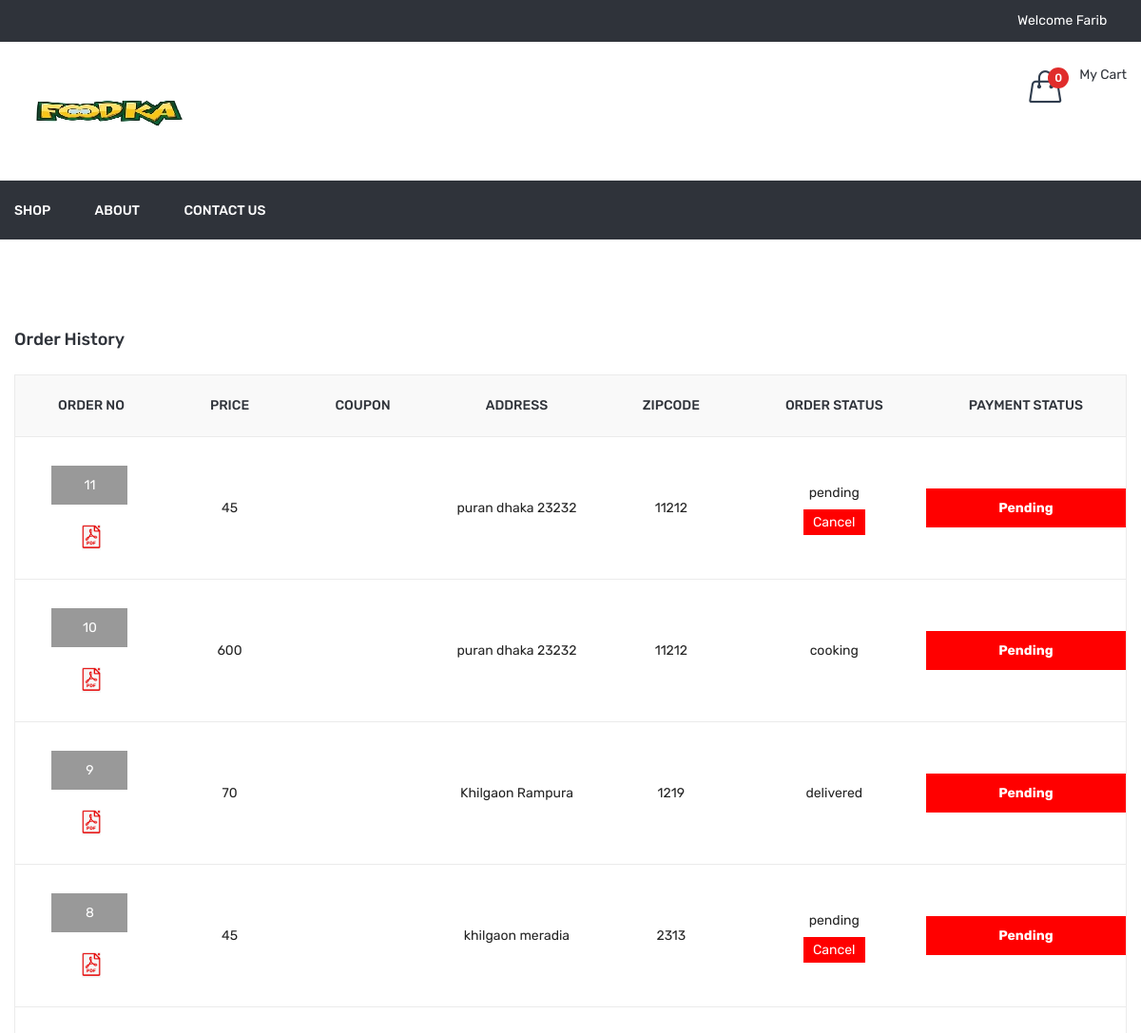
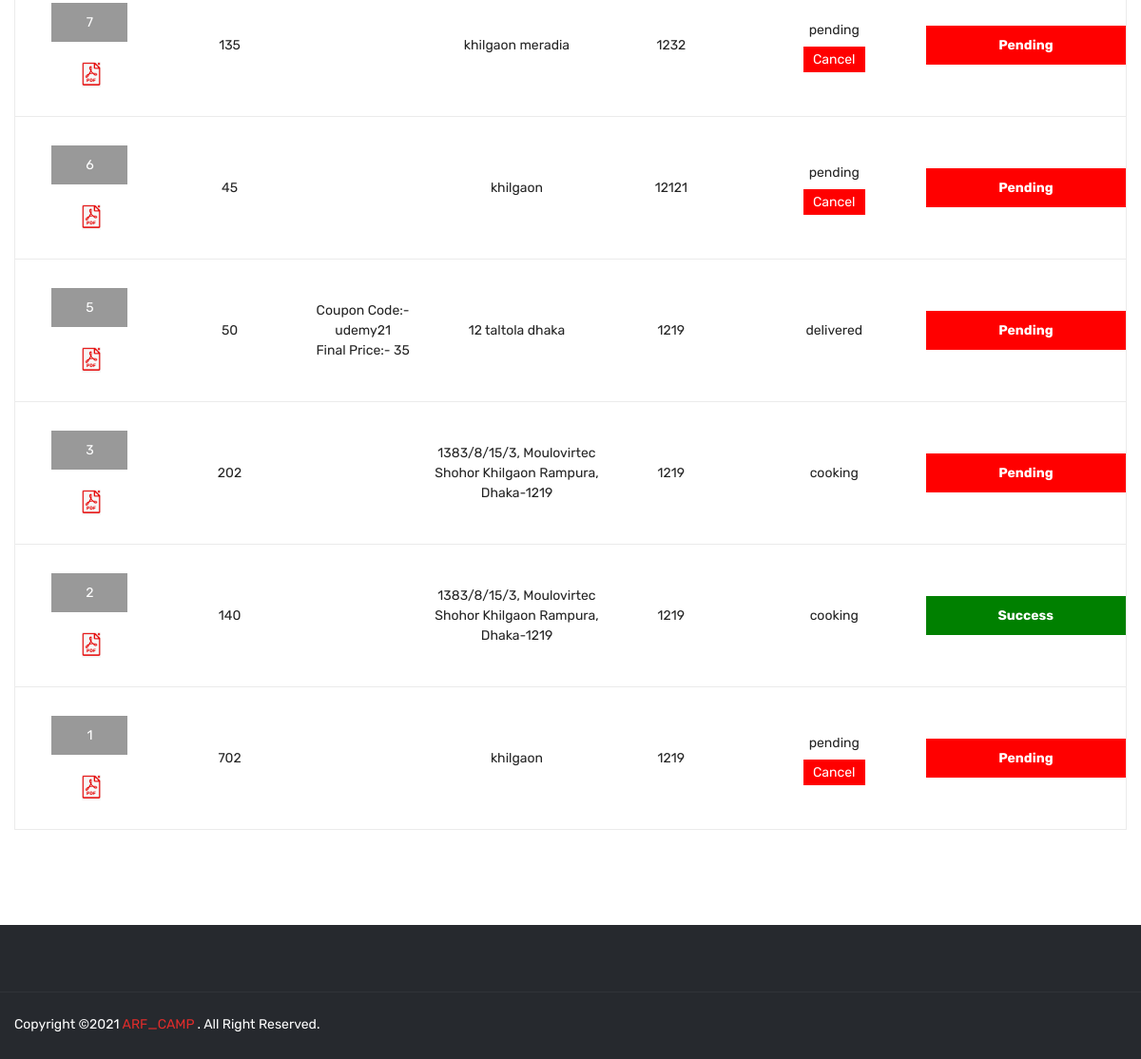
Page /order_history.php (signed in) on the earlier database version (2 pictures, top to bottom).
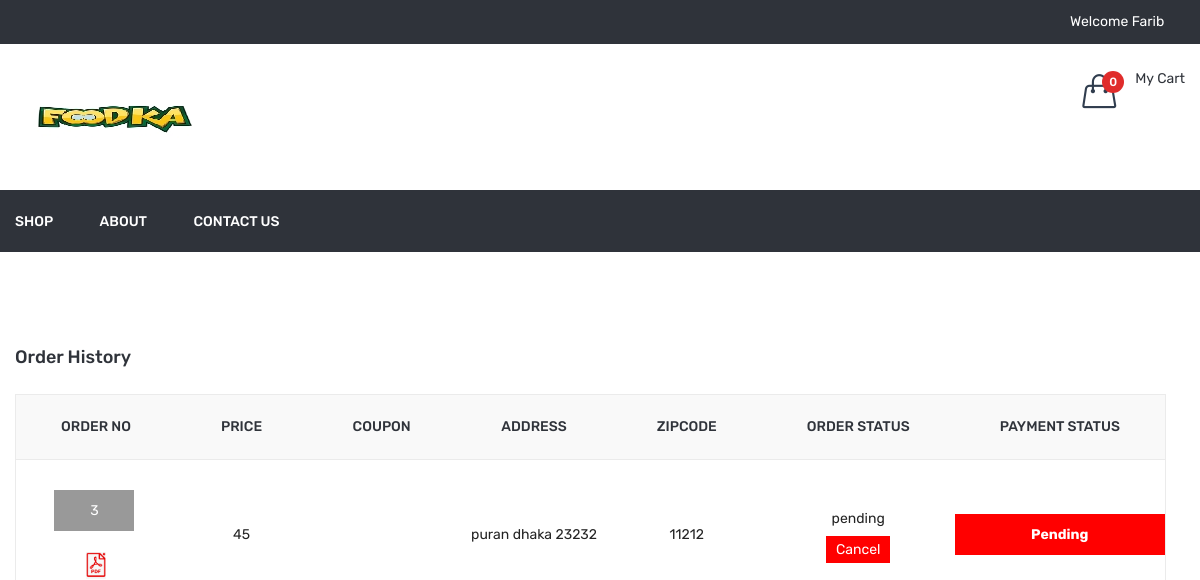
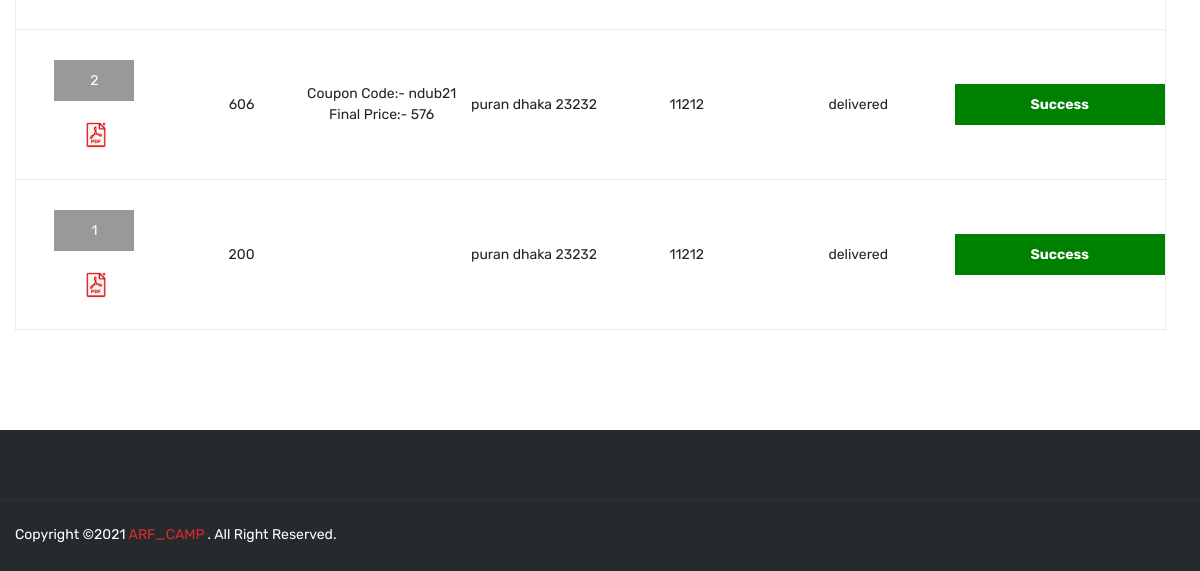
Same page on the later database version (2 pictures, top to bottom).
### tables this page shows
CREATE TABLE `order_master` (
  `id` int(11) NOT NULL,
  `user_id` int(11) NOT NULL,
  `name` varchar(50) NOT NULL,
  `email` varchar(50) NOT NULL,
  `mobile` varchar(50) NOT NULL,
  `address` text NOT NULL,
  `total_price` float NOT NULL,
  `coupon_code` varchar(20) NOT NULL,
  `final_price` float NOT NULL,
  `zipcode` varchar(10) NOT NULL,
  `delivery_boy_id` int(11) NOT NULL,
  `payment_status` varchar(20) NOT NULL,
  `payment_type` varchar(10) NOT NULL,
  `payment_id` varchar(100) NOT NULL,
  `order_status` int(11) NOT NULL,
  `added_on` datetime NOT NULL,
  `delivered_on` datetime NOT NULL,
  `cancel_by` enum('user','admin') NOT NULL,
  `cancel_at` datetime NOT NULL
);

CREATE TABLE `order_status` (
  `id` int(11) NOT NULL,
  `order_status` varchar(50) NOT NULL
);

### function.inc.php (called while the page is built, shortened)
	<?php
function getUserCart(){
	global $con;
	$arr=array();
	$id=$_SESSION['FOOD_USER_ID'];
	$res=mysqli_query($con,"select * from dish_cart where user_id='$id'");
	return $arr;
}
function getcartTotalPrice(){
  $cartArr=getUserFullCart();
  $totalPrice=0;
  return $totalPrice;
}
function getUserFullCart($attr_id=''){
	$cartArr=array();
	if(isset($_SESSION['FOOD_USER_ID'])){
		$getUserCart=getUserCart();
		$cartArr=array();
	}
	if($attr_id!=''){
		return $cartArr[$attr_id]['qty'];
	}else{
		return $cartArr;
	}
}
?>

### order_history.php (the view, shortened to what this page needs)
<?php
include ("header.php");
$uid=$_SESSION['FOOD_USER_ID'];
$sql="select order_master.*,order_status.order_status as order_status_str from order_master,order_status where order_master.order_status=order_status.id and order_master.user_id='$uid' order by order_master.id desc";
$res=mysqli_query($con,$sql);
?>
<div class="cart-main-area pt-95 pb-100">
            <div class="container">
                <h3 class="page-title">Order History</h3>
                <div class="row">
                    <div class="col-lg-12 col-md-12 col-sm-12 col-12">
                        <form method="post">
							<div class="table-content table-responsive">
                                <table>
                                    <thead>
                                        <tr>
                                            <th>Order No</th>
                                            <th>Price</th>
											<th>Coupon</th>
                                            <th>Address</th>
											<th>Zipcode</th>
                                            <th>Order Status</th>
                                            <th>Payment Status</th>
                                        </tr>
                                    </thead>
                                    <tbody>
										<?php if(mysqli_num_rows($res)>0){
										while($row=mysqli_fetch_assoc($res)){
										?>
										<tr>
                                            <td>
												<div class="div_order_id"><a href="<?php echo FRONT_SITE_PATH.'order_detail?id='.$row['id']?>"><?php echo $row['id']?></div></a>
											<br/>
											<a href="<?php echo FRONT_SITE_PATH?>download_invoice?id=<?php echo $row['id']?>"><img src='<?php echo FRONT_SITE_PATH?>assets/img/icon-img/pdf.png' width="20px" title="Download Invoice"/></a>
											</td>
                                            <td style="font-size:14px;">
											<?php echo $row['total_price']?></td>
                                            <td>
											<?php
											if($row['coupon_code']!=''){
											?>
											Coupon Code:- <?php echo $row['coupon_code']?><br/>
											Final Price:- <?php echo $row['final_price']?>
											<?php } ?>
											</td>
											<td><?php echo $row['address']?></td>
											<td><?php echo $row['zipcode']?></td>
											<td>
                                             <?php
											echo $row['order_status_str'];
											if($row['order_status']==1){
												echo "<br/>";
												echo "<div style='margin-top:10px;'><a href='?cancel_id=".$row['id']."' class='cancel_btn'>Cancel</a></div>";
											}
											?>
                                            </td>
											<td>
												<div class="payment_status payment_status_<?php echo $row['payment_status']?>"><?php echo ucfirst($row['payment_status'])?></div>
											</td>
                                        </tr>
										<?php }} ?>
                                    </tbody>
                                </table>
                            </div>
                        </form>
                    </div>
                </div>
            </div>
        </div>
<?php
include("footer.php");
?>

### header.php (shortened to what this page needs)
<?php
include('database.inc.php');
include('function.inc.php');
$cartArr=getUserFullCart();
$totalPrice=getcartTotalPrice();
$totalCartDish=count($cartArr);
 ?>
<!doctype html>
<html class="no-js" lang="zxx">
<head>
        <link rel="stylesheet" href="<?php echo FRONT_SITE_PATH?>assets/css/bootstrap.min.css">
        <link rel="stylesheet" href="<?php echo FRONT_SITE_PATH?>assets/css/animate.css">
        <link rel="stylesheet" href="<?php echo FRONT_SITE_PATH?>assets/css/owl.carousel.min.css">
        <link rel="stylesheet" href="<?php echo FRONT_SITE_PATH?>assets/css/slick.css">
        <link rel="stylesheet" href="<?php echo FRONT_SITE_PATH?>assets/css/chosen.min.css">
        <link rel="stylesheet" href="<?php echo FRONT_SITE_PATH?>assets/css/ionicons.min.css">
        <link rel="stylesheet" href="<?php echo FRONT_SITE_PATH?>assets/css/font-awesome.min.css">
        <link rel="stylesheet" href="<?php echo FRONT_SITE_PATH?>assets/css/simple-line-icons.css">
        <link rel="stylesheet" href="<?php echo FRONT_SITE_PATH?>assets/css/jquery-ui.css">
        <link rel="stylesheet" href="<?php echo FRONT_SITE_PATH?>assets/css/meanmenu.min.css">
        <link rel="stylesheet" href="<?php echo FRONT_SITE_PATH?>assets/css/style.css">
        <link rel="stylesheet" href="<?php echo FRONT_SITE_PATH?>assets/css/responsive.css">
    </head>
    <body>
        <header class="header-area">
            <div class="header-top black-bg">
                <div class="container">
                    <div class="row">
                        <div class="col-lg-4 col-md-4 col-12 col-sm-4">
                        </div>
                        <div class="col-lg-8 col-md-8 col-12 col-sm-8">
                            <div class="account-curr-lang-wrap f-right">
                                <?php
                                if(isset($_SESSION['FOOD_USER_NAME'])){
                                ?>
                                <ul>
                                    <li class="top-hover"><a href="#"><?php echo "Welcome <span id='user_top_name'> ".$_SESSION['FOOD_USER_NAME'];?>  <i class="ion-chevron-down"></i></a>
                                    </li>
                                </ul>
                                <?php } ?>
                            </div>
                        </div>
                    </div>
                </div>
            </div>
            <div class="header-middle">
                <div class="container">
                    <div class="row">
                        <div class="col-lg-3 col-md-4 col-12 col-sm-4">
                            <div class="logo">
                                <a href="<?php echo FRONT_SITE_PATH?>">
                                	<img alt="" src="assets/img/logo/foodka200_90.jpg">
                                </a>
                            </div>
                        </div>
                        <div class="col-lg-9 col-md-8 col-12 col-sm-8">
                            <div class="header-middle-right f-right">
                                <div class="header-wishlist">
                                </div>
                                <div class="header-cart">
                                    <a href="#">
                                        <div class="header-icon-style">
                                            <i class="icon-handbag icons"></i>
                                            <span class="count-style" id="totalCartDish"><?php echo $totalCartDish?></span>
                                        </div>
                                        <div class="cart-text">
                                            <span class="digit">My Cart</span>
                                        </div>
                                    </a>
                                </div>
                            </div>
                        </div>
                    </div>
                </div>
            </div>
            <div class="header-bottom transparent-bar black-bg">
                <div class="container">
                    <div class="row">
                        <div class="col-lg-12 col-md-12 col-12">
                            <div class="main-menu">
                                <nav>
                                    <ul>
                                        <li><a href="<?php echo FRONT_SITE_PATH?>shop">Shop</a></li>
                                        <li><a href="<?php echo FRONT_SITE_PATH?>about-us">about</a></li>
                                        <li><a href="<?php echo FRONT_SITE_PATH?>contact-us">contact us</a></li>
                                    </ul>
                                </nav>
                            </div>
                        </div>
                    </div>
                </div>
            </div>
        </header>

### footer.php (shortened to what this page needs)
 <div class="footer-area black-bg-2 pt-70">
            <div class="footer-bottom-area border-top-4">
                <div class="container">
                    <div class="row">
                        <div class="col-lg-6 col-md-6 col-sm-7">
                            <div class="copyright">
                                <p>Copyright ©<?php echo date('Y') ?> <a href="https://github.com/arf-camp/foodka" target="_blank">ARF_CAMP</a> . All Right Reserved.</p>
                            </div>
                        </div>
                        <div class="col-lg-6 col-md-6 col-sm-5">
                            <div class="footer-social">
                                <ul>
                                    <li><a href="#"><i class="ion-social-facebook"></i></a></li>
                                    <li><a href="#"><i class="ion-social-twitter"></i></a></li>
                                    <li><a href="#"><i class="ion-social-instagram-outline"></i></a></li>
                                    <li><a href="#"><i class="ion-social-googleplus-outline"></i></a></li>
                                    <li><a href="#"><i class="ion-social-rss"></i></a></li>
                                    <li><a href="#"><i class="ion-social-dribbble-outline"></i></a></li>
                                </ul>
                            </div>
                        </div>
                    </div>
                </div>
            </div>
        </div>
    </body>
</html>

Differences in the rows shown:
removed order_master: id "11", total_price "45", address "puran dhaka 23232", zipcode "11212", order_status.order_status "pending", payment_status "Pending"
removed order_master: id "10", total_price "600", address "puran dhaka 23232", zipcode "11212", order_status.order_status "cooking", payment_status "Pending"
removed order_master: id "9", total_price "70", address "Khilgaon Rampura", zipcode "1219", order_status.order_status "delivered", payment_status "Pending"
removed order_master: id "8", total_price "45", address "khilgaon meradia", zipcode "2313", order_status.order_status "pending", payment_status "Pending"
removed order_master: id "7", total_price "135", address "khilgaon meradia", zipcode "1232", order_status.order_status "pending", payment_status "Pending"
removed order_master: id "6", total_price "45", address "khilgaon", zipcode "12121", order_status.order_status "pending", payment_status "Pending"
removed order_master: id "5", total_price "50", coupon_code "udemy21", final_price "35", address "12 taltola dhaka", zipcode "1219", order_status.order_status "delivered", payment_status "Pending"
changed order_master "Pending": total_price "202" → "45"; address "1383/8/15/3, Moulovirtec Shohor Khilgaon Rampura, Dhaka-1219" → "puran dhaka 23232"; zipcode "1219" → "11212"; order_status.order_status "cooking" → "pending"; now shows "Cancel"
changed order_master id 2: total_price "140" → "606"; coupon_code (not shown) → "ndub21"; final_price (not shown) → "576"; address "1383/8/15/3, Moulovirtec Shohor Khilgaon Rampura, Dhaka-1219" → "puran dhaka 23232"; zipcode "1219" → "11212"; order_status.order_status "cooking" → "delivered"
changed order_master id 1: total_price "702" → "200"; address "khilgaon" → "puran dhaka 23232"; zipcode "1219" → "11212"; order_status.order_status "pending" → "delivered"; payment_status "Pending" → "Success"; no longer shows "Cancel"
